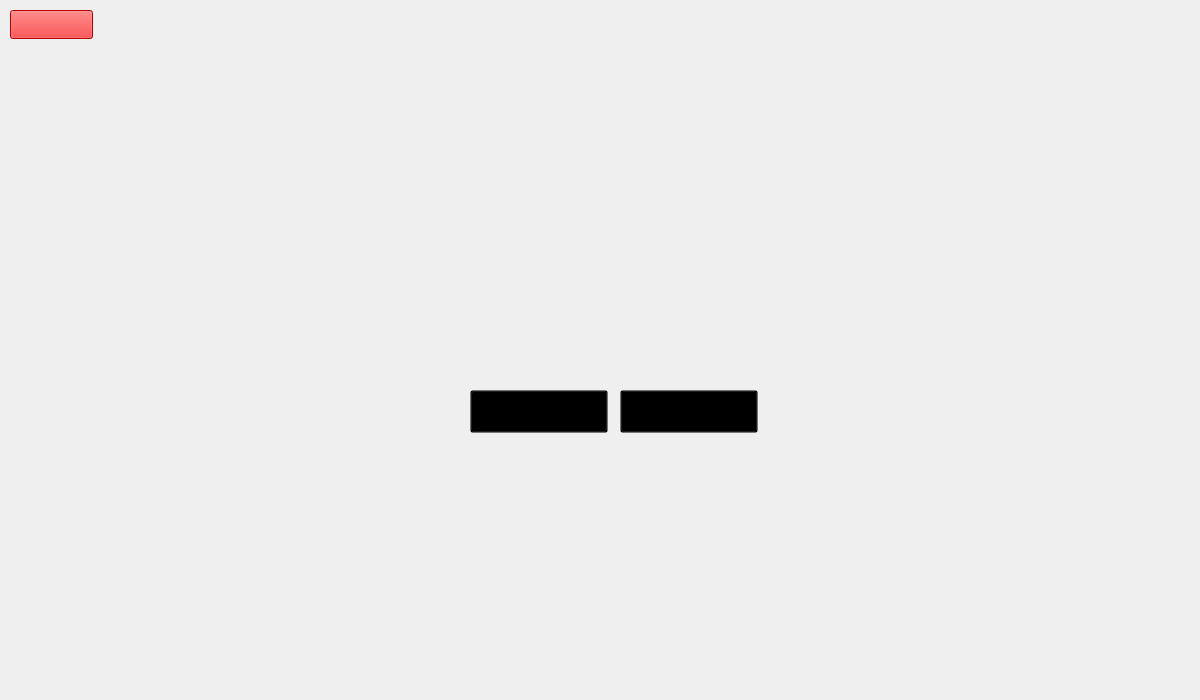
<?xml version="1.0" encoding="UTF-8"?>
<ui version="4.0">
 <class>Gamepage</class>
 <widget class="QWidget" name="Gamepage">
  <property name="geometry">
   <rect>
    <x>0</x>
    <y>0</y>
    <width>1200</width>
    <height>700</height>
   </rect>
  </property>
  <property name="minimumSize">
   <size>
    <width>1200</width>
    <height>700</height>
   </size>
  </property>
  <property name="maximumSize">
   <size>
    <width>1350</width>
    <height>700</height>
   </size>
  </property>
  <property name="windowTitle">
   <string>Game</string>
  </property>
  <property name="styleSheet">
   <string notr="true"/>
  </property>
  <widget class="QLabel" name="label">
   <property name="geometry">
    <rect>
     <x>210</x>
     <y>10</y>
     <width>231</width>
     <height>41</height>
    </rect>
   </property>
   <property name="styleSheet">
    <string notr="true">color : rgb(0, 0, 0);
font-size : 20px;
</string>
   </property>
   <property name="text">
    <string/>
   </property>
   <property name="alignment">
    <set>Qt::AlignmentFlag::AlignCenter</set>
   </property>
  </widget>
  <widget class="QPushButton" name="pushButton_2">
   <property name="geometry">
    <rect>
     <x>10</x>
     <y>10</y>
     <width>83</width>
     <height>29</height>
    </rect>
   </property>
   <property name="styleSheet">
    <string notr="true">background-color:rgb(255, 0, 0);</string>
   </property>
   <property name="text">
    <string/>
   </property>
  </widget>
  <widget class="QLabel" name="label_2">
   <property name="geometry">
    <rect>
     <x>1200</x>
     <y>0</y>
     <width>200</width>
     <height>900</height>
    </rect>
   </property>
   <property name="styleSheet">
    <string notr="true">background : url(:/res/image/menu-lvl.png);</string>
   </property>
   <property name="text">
    <string/>
   </property>
  </widget>
  <widget class="QLabel" name="label_3">
   <property name="geometry">
    <rect>
     <x>410</x>
     <y>280</y>
     <width>401</width>
     <height>111</height>
    </rect>
   </property>
   <property name="styleSheet">
    <string notr="true">background: url(:/res/image/End-1.png);</string>
   </property>
   <property name="text">
    <string/>
   </property>
  </widget>
  <widget class="QPushButton" name="pushButton_4">
   <property name="geometry">
    <rect>
     <x>620</x>
     <y>390</y>
     <width>138</width>
     <height>43</height>
    </rect>
   </property>
   <property name="styleSheet">
    <string notr="true">background: url(:/res/image/End-3.png);
background-color:transparent;</string>
   </property>
   <property name="text">
    <string/>
   </property>
  </widget>
  <widget class="QPushButton" name="pushButton_3">
   <property name="geometry">
    <rect>
     <x>470</x>
     <y>390</y>
     <width>138</width>
     <height>43</height>
    </rect>
   </property>
   <property name="styleSheet">
    <string notr="true">background: url(:/res/image/End-2.png);
background-color:transparent;
</string>
   </property>
   <property name="text">
    <string/>
   </property>
  </widget>
  <widget class="QLabel" name="label_4">
   <property name="geometry">
    <rect>
     <x>-10</x>
     <y>-10</y>
     <width>1361</width>
     <height>721</height>
    </rect>
   </property>
   <property name="text">
    <string/>
   </property>
  </widget>
  <widget class="QLabel" name="label_5">
   <property name="geometry">
    <rect>
     <x>435</x>
     <y>430</y>
     <width>361</width>
     <height>91</height>
    </rect>
   </property>
   <property name="styleSheet">
    <string notr="true">background: url(:/res/image/End-4.png);</string>
   </property>
   <property name="text">
    <string/>
   </property>
  </widget>
  <zorder>label_4</zorder>
  <zorder>label</zorder>
  <zorder>pushButton_2</zorder>
  <zorder>label_2</zorder>
  <zorder>label_3</zorder>
  <zorder>pushButton_4</zorder>
  <zorder>pushButton_3</zorder>
  <zorder>label_5</zorder>
 </widget>
 <resources/>
 <connections/>
</ui>
